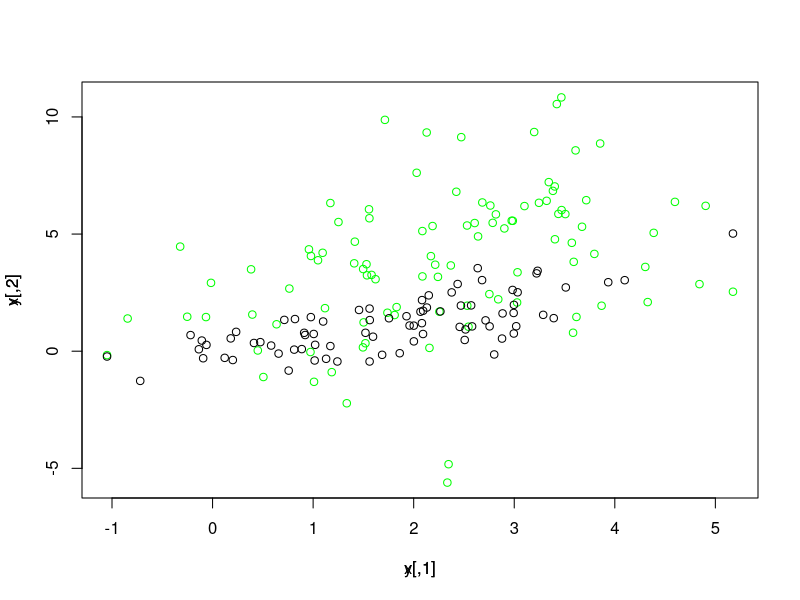

Reproduce this figure in R.
## ---- chunk 1
library(MASS)
## ---- chunk 2
x = mvrnorm(100,c(2,4),matrix(c(2,2,4,10),2,2))
y = mvrnorm(80,c(0,1),matrix(c(1,.7,.9,1),2,2))
plot(x,col='green',ylim = range(x,y))
par(new=TRUE)
plot(y,ylim = range(x,y), axes = FALSE)
x = cbind(x,rep(1,100))
y = cbind(y,rep(0,80))
z = rbind(x,y)
colnames(z)<-c('dim1','dim2','gr')
z = data.frame(z)
z$gr <- as.factor(z$gr)
head(z)
## ---- chunk 3
# using train-test split
train_index = sample(1:nrow(z), nrow(z)*.75)
r3 <- lda(gr  ~ .,z, prior = c(1,1)/2, subset = train_index)
test = z[-train_index, ]
pre = predict(object = r3, newdata = test)
# classification result:
pre$class
# percentage of correct prediction
sum(pre$class == test$gr)/nrow(test)
## ---- chunk 4
z.pca <- prcomp(z[,1:2],center = TRUE, scale. = TRUE) 
summary(z.pca)
pcad_data = predict(z.pca, newdata=z[,1:2])
pcad_data = data.frame(cbind(pcad_data,z$gr))
train_index = sample(1:nrow(pcad_data), nrow(pcad_data)*.75)
r3 <- lda(V3  ~ .,pcad_data, prior = c(1,1)/2, subset = train_index)
# predict
test = pcad_data[-train_index, ]
pre = predict(object = r3, newdata = test)
# classification result:
pre$class
sum(pre$class == test$V3)/nrow(test)
## ---- chunk 5
r.rescaled = cbind(scale(pcad_data[,1:2]),z$gr)
pcad_data = data.frame(r.rescaled)
r4 <- lda(V3  ~ .,pcad_data, prior = c(1,1)/2, subset = train_index)
test2 = pcad_data[-train_index, ]
pre2 = predict(object = r3, newdata = test)
# classification result:
pre2$class
sum(pre2$class == test2$V3)/nrow(test)
